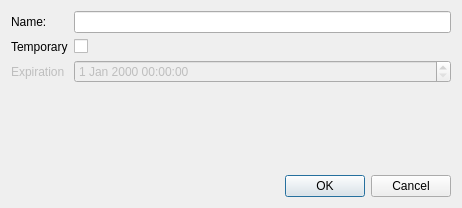
<?xml version="1.0" encoding="UTF-8"?>
<ui version="4.0">
 <class>MapleActionDialog</class>
 <widget class="QDialog" name="MapleActionDialog">
  <property name="geometry">
   <rect>
    <x>0</x>
    <y>0</y>
    <width>462</width>
    <height>208</height>
   </rect>
  </property>
  <property name="windowTitle">
   <string>Dialog</string>
  </property>
  <layout class="QVBoxLayout" name="verticalLayout">
   <item>
    <layout class="QFormLayout" name="formLayout">
     <item row="0" column="0">
      <widget class="QLabel" name="label">
       <property name="text">
        <string>Name:</string>
       </property>
      </widget>
     </item>
     <item row="0" column="1">
      <widget class="QLineEdit" name="lineEdit"/>
     </item>
     <item row="2" column="1">
      <widget class="QDateTimeEdit" name="expirationDateTimeEdit">
       <property name="enabled">
        <bool>false</bool>
       </property>
      </widget>
     </item>
     <item row="2" column="0">
      <widget class="QLabel" name="expirationLabel">
       <property name="enabled">
        <bool>false</bool>
       </property>
       <property name="text">
        <string>Expiration</string>
       </property>
      </widget>
     </item>
     <item row="1" column="1">
      <widget class="QCheckBox" name="checkBox">
       <property name="text">
        <string/>
       </property>
      </widget>
     </item>
     <item row="1" column="0">
      <widget class="QLabel" name="label_2">
       <property name="text">
        <string>Temporary</string>
       </property>
      </widget>
     </item>
    </layout>
   </item>
   <item>
    <widget class="QDialogButtonBox" name="buttonBox">
     <property name="orientation">
      <enum>Qt::Horizontal</enum>
     </property>
     <property name="standardButtons">
      <set>QDialogButtonBox::Cancel|QDialogButtonBox::Ok</set>
     </property>
    </widget>
   </item>
  </layout>
 </widget>
 <resources/>
 <connections>
  <connection>
   <sender>buttonBox</sender>
   <signal>accepted()</signal>
   <receiver>MapleActionDialog</receiver>
   <slot>accept()</slot>
   <hints>
    <hint type="sourcelabel">
     <x>248</x>
     <y>254</y>
    </hint>
    <hint type="destinationlabel">
     <x>157</x>
     <y>274</y>
    </hint>
   </hints>
  </connection>
  <connection>
   <sender>buttonBox</sender>
   <signal>rejected()</signal>
   <receiver>MapleActionDialog</receiver>
   <slot>reject()</slot>
   <hints>
    <hint type="sourcelabel">
     <x>316</x>
     <y>260</y>
    </hint>
    <hint type="destinationlabel">
     <x>286</x>
     <y>274</y>
    </hint>
   </hints>
  </connection>
 </connections>
</ui>
